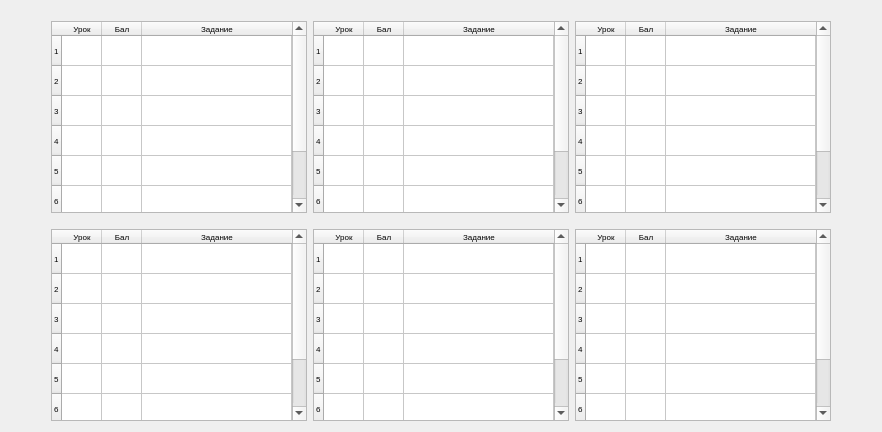
            <widget class="QWidget" name="weekView">
             <attribute name="title">
              <string>Неделя</string>
             </attribute>
             <layout class="QVBoxLayout" name="verticalLayout_13">
              <item>
               <layout class="QHBoxLayout" name="horizontalLayout_28">
                <property name="topMargin">
                 <number>10</number>
                </property>
                <item>
                 <spacer name="horizontalSpacer_37">
                  <property name="orientation">
                   <enum>Qt::Horizontal</enum>
                  </property>
                  <property name="sizeHint" stdset="0">
                   <size>
                    <width>40</width>
                    <height>20</height>
                   </size>
                  </property>
                 </spacer>
                </item>
                <item>
                 <widget class="QTableWidget" name="calendarDay0">
                  <property name="font">
                   <font>
                    <pointsize>6</pointsize>
                   </font>
                  </property>
                  <attribute name="horizontalHeaderMinimumSectionSize">
                   <number>15</number>
                  </attribute>
                  <attribute name="horizontalHeaderDefaultSectionSize">
                   <number>40</number>
                  </attribute>
                  <attribute name="horizontalHeaderStretchLastSection">
                   <bool>true</bool>
                  </attribute>
                  <row>
                   <property name="text">
                    <string>1</string>
                   </property>
                  </row>
                  <row>
                   <property name="text">
                    <string>2</string>
                   </property>
                  </row>
                  <row>
                   <property name="text">
                    <string>3</string>
                   </property>
                  </row>
                  <row>
                   <property name="text">
                    <string>4</string>
                   </property>
                  </row>
                  <row>
                   <property name="text">
                    <string>5</string>
                   </property>
                  </row>
                  <row>
                   <property name="text">
                    <string>6</string>
                   </property>
                  </row>
                  <row>
                   <property name="text">
                    <string>8</string>
                   </property>
                  </row>
                  <column>
                   <property name="text">
                    <string>Урок</string>
                   </property>
                  </column>
                  <column>
                   <property name="text">
                    <string>Бал</string>
                   </property>
                  </column>
                  <column>
                   <property name="text">
                    <string>Задание</string>
                   </property>
                  </column>
                 </widget>
                </item>
                <item>
                 <widget class="QTableWidget" name="calendarDay1">
                  <property name="font">
                   <font>
                    <pointsize>6</pointsize>
                   </font>
                  </property>
                  <attribute name="horizontalHeaderMinimumSectionSize">
                   <number>15</number>
                  </attribute>
                  <attribute name="horizontalHeaderDefaultSectionSize">
                   <number>40</number>
                  </attribute>
                  <attribute name="horizontalHeaderShowSortIndicator" stdset="0">
                   <bool>false</bool>
                  </attribute>
                  <attribute name="horizontalHeaderStretchLastSection">
                   <bool>true</bool>
                  </attribute>
                  <row>
                   <property name="text">
                    <string>1</string>
                   </property>
                  </row>
                  <row>
                   <property name="text">
                    <string>2</string>
                   </property>
                  </row>
                  <row>
                   <property name="text">
                    <string>3</string>
                   </property>
                  </row>
                  <row>
                   <property name="text">
                    <string>4</string>
                   </property>
                  </row>
                  <row>
                   <property name="text">
                    <string>5</string>
                   </property>
                  </row>
                  <row>
                   <property name="text">
                    <string>6</string>
                   </property>
                  </row>
                  <row>
                   <property name="text">
                    <string>8</string>
                   </property>
                  </row>
                  <column>
                   <property name="text">
                    <string>Урок</string>
                   </property>
                  </column>
                  <column>
                   <property name="text">
                    <string>Бал</string>
                   </property>
                  </column>
                  <column>
                   <property name="text">
                    <string>Задание</string>
                   </property>
                  </column>
                 </widget>
                </item>
                <item>
                 <widget class="QTableWidget" name="calendarDay2">
                  <property name="font">
                   <font>
                    <pointsize>6</pointsize>
                   </font>
                  </property>
                  <attribute name="horizontalHeaderMinimumSectionSize">
                   <number>15</number>
                  </attribute>
                  <attribute name="horizontalHeaderDefaultSectionSize">
                   <number>40</number>
                  </attribute>
                  <attribute name="horizontalHeaderStretchLastSection">
                   <bool>true</bool>
                  </attribute>
                  <row>
                   <property name="text">
                    <string>1</string>
                   </property>
                  </row>
                  <row>
                   <property name="text">
                    <string>2</string>
                   </property>
                  </row>
                  <row>
                   <property name="text">
                    <string>3</string>
                   </property>
                  </row>
                  <row>
                   <property name="text">
                    <string>4</string>
                   </property>
                  </row>
                  <row>
                   <property name="text">
                    <string>5</string>
                   </property>
                  </row>
                  <row>
                   <property name="text">
                    <string>6</string>
                   </property>
                  </row>
                  <row>
                   <property name="text">
                    <string>8</string>
                   </property>
                  </row>
                  <column>
                   <property name="text">
                    <string>Урок</string>
                   </property>
                  </column>
                  <column>
                   <property name="text">
                    <string>Бал</string>
                   </property>
                  </column>
                  <column>
                   <property name="text">
                    <string>Задание</string>
                   </property>
                  </column>
                 </widget>
                </item>
                <item>
                 <spacer name="horizontalSpacer_35">
                  <property name="orientation">
                   <enum>Qt::Horizontal</enum>
                  </property>
                  <property name="sizeHint" stdset="0">
                   <size>
                    <width>40</width>
                    <height>20</height>
                   </size>
                  </property>
                 </spacer>
                </item>
               </layout>
              </item>
              <item>
               <layout class="QHBoxLayout" name="horizontalLayout_29">
                <property name="topMargin">
                 <number>10</number>
                </property>
                <item>
                 <spacer name="horizontalSpacer_38">
                  <property name="orientation">
                   <enum>Qt::Horizontal</enum>
                  </property>
                  <property name="sizeHint" stdset="0">
                   <size>
                    <width>40</width>
                    <height>20</height>
                   </size>
                  </property>
                 </spacer>
                </item>
                <item>
                 <widget class="QTableWidget" name="calendarDay3">
                  <property name="font">
                   <font>
                    <pointsize>6</pointsize>
                   </font>
                  </property>
                  <attribute name="horizontalHeaderDefaultSectionSize">
                   <number>40</number>
                  </attribute>
                  <attribute name="horizontalHeaderStretchLastSection">
                   <bool>true</bool>
                  </attribute>
                  <row>
                   <property name="text">
                    <string>1</string>
                   </property>
                  </row>
                  <row>
                   <property name="text">
                    <string>2</string>
                   </property>
                  </row>
                  <row>
                   <property name="text">
                    <string>3</string>
                   </property>
                  </row>
                  <row>
                   <property name="text">
                    <string>4</string>
                   </property>
                  </row>
                  <row>
                   <property name="text">
                    <string>5</string>
                   </property>
                  </row>
                  <row>
                   <property name="text">
                    <string>6</string>
                   </property>
                  </row>
                  <row>
                   <property name="text">
                    <string>8</string>
                   </property>
                  </row>
                  <column>
                   <property name="text">
                    <string>Урок</string>
                   </property>
                  </column>
                  <column>
                   <property name="text">
                    <string>Бал</string>
                   </property>
                  </column>
                  <column>
                   <property name="text">
                    <string>Задание</string>
                   </property>
                  </column>
                 </widget>
                </item>
                <item>
                 <widget class="QTableWidget" name="calendarDay4">
                  <property name="font">
                   <font>
                    <pointsize>6</pointsize>
                   </font>
                  </property>
                  <attribute name="horizontalHeaderMinimumSectionSize">
                   <number>15</number>
                  </attribute>
                  <attribute name="horizontalHeaderDefaultSectionSize">
                   <number>40</number>
                  </attribute>
                  <attribute name="horizontalHeaderStretchLastSection">
                   <bool>true</bool>
                  </attribute>
                  <row>
                   <property name="text">
                    <string>1</string>
                   </property>
                  </row>
                  <row>
                   <property name="text">
                    <string>2</string>
                   </property>
                  </row>
                  <row>
                   <property name="text">
                    <string>3</string>
                   </property>
                  </row>
                  <row>
                   <property name="text">
                    <string>4</string>
                   </property>
                  </row>
                  <row>
                   <property name="text">
                    <string>5</string>
                   </property>
                  </row>
                  <row>
                   <property name="text">
                    <string>6</string>
                   </property>
                  </row>
                  <row>
                   <property name="text">
                    <string>8</string>
                   </property>
                  </row>
                  <column>
                   <property name="text">
                    <string>Урок</string>
                   </property>
                  </column>
                  <column>
                   <property name="text">
                    <string>Бал</string>
                   </property>
                  </column>
                  <column>
                   <property name="text">
                    <string>Задание</string>
                   </property>
                  </column>
                 </widget>
                </item>
                <item>
                 <widget class="QTableWidget" name="calendarDay5">
                  <property name="font">
                   <font>
                    <pointsize>6</pointsize>
                   </font>
                  </property>
                  <attribute name="horizontalHeaderDefaultSectionSize">
                   <number>40</number>
                  </attribute>
                  <attribute name="horizontalHeaderStretchLastSection">
                   <bool>true</bool>
                  </attribute>
                  <row>
                   <property name="text">
                    <string>1</string>
                   </property>
                  </row>
                  <row>
                   <property name="text">
                    <string>2</string>
                   </property>
                  </row>
                  <row>
                   <property name="text">
                    <string>3</string>
                   </property>
                  </row>
                  <row>
                   <property name="text">
                    <string>4</string>
                   </property>
                  </row>
                  <row>
                   <property name="text">
                    <string>5</string>
                   </property>
                  </row>
                  <row>
                   <property name="text">
                    <string>6</string>
                   </property>
                  </row>
                  <row>
                   <property name="text">
                    <string>8</string>
                   </property>
                  </row>
                  <column>
                   <property name="text">
                    <string>Урок</string>
                   </property>
                  </column>
                  <column>
                   <property name="text">
                    <string>Бал</string>
                   </property>
                  </column>
                  <column>
                   <property name="text">
                    <string>Задание</string>
                   </property>
                  </column>
                 </widget>
                </item>
                <item>
                 <spacer name="horizontalSpacer_41">
                  <property name="orientation">
                   <enum>Qt::Horizontal</enum>
                  </property>
                  <property name="sizeHint" stdset="0">
                   <size>
                    <width>40</width>
                    <height>20</height>
                   </size>
                  </property>
                 </spacer>
                </item>
               </layout>
              </item>
             </layout>
            </widget>
